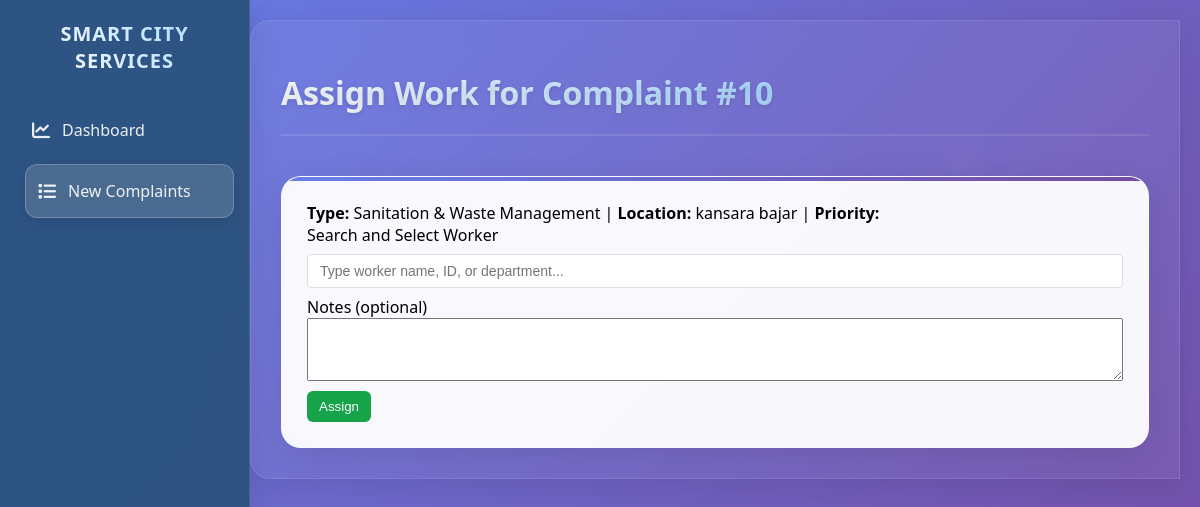
/adminpanel/assign-work/10/, run on the app's committed database.
### services/models.py (models this page shows, shortened)
class complaint(models.Model):
    class Status(models.TextChoices):
        NEW = 'NEW', 'New'
        ACTIVE = 'ACTIVE', 'Active'
        RESOLVED = 'RESOLVED', 'Resolved'
    user = models.ForeignKey(registration, on_delete=models.CASCADE, null=True, blank=True)
    location = models.CharField(max_length=50)
    comType = models.TextField()
    description = models.TextField(max_length=100)
    image = models.ImageField(upload_to='complaint_image/')
    datetime = models.DateTimeField(auto_now_add=True)
    is_seen = models.BooleanField(default=False)
    status = models.CharField(max_length=10, choices=Status.choices, default=Status.NEW)

### adminpanel/views.py (the view, shortened to what this page needs)
# urls.py: path('assign-work/<int:complaint_id>/', assign_work, name='assign_work'),
def assign_work(request, complaint_id):
    comp = get_object_or_404(complaint, id=complaint_id)
    from workers.models import wregistration
    all_workers = wregistration.objects.all().order_by('name')
    workers = wregistration.objects.filter(department__iexact=comp.comType)
    return render(request, 'assign_work.html', {'complaint': comp, 'workers': workers, 'all_workers': all_workers})

### adminpanel/templates/assign_work.html (shortened to what this page needs)
{% load static %}
<!DOCTYPE html>
<html lang="en">
<head>
  <link rel="stylesheet" href="{% static 'CSS/dashboard.css' %}" />
  <link href="https://cdnjs.cloudflare.com/ajax/libs/font-awesome/6.4.0/css/all.min.css" rel="stylesheet" />
</head>
<body>
  <div class="container">
    <aside class="sidebar" id="sidebar">
      <h2>SMART CITY SERVICES</h2>
      <nav>
        <a href="{% url 'dashboard' %}"><i class="fas fa-chart-line"></i> Dashboard</a>
        <a href="{% url 'new_complaints' %}" class="active"><i class="fas fa-list"></i> New Complaints</a>
      </nav>
    </aside>
    <main class="dashboard">
      <header>
        <h1>Assign Work for Complaint #{{ complaint.id }}</h1>
      </header>
      <section class="charts">
        <div class="chart">
          <p><strong>Type:</strong> {{ complaint.comType }} | <strong>Location:</strong> {{ complaint.location }} | <strong>Priority:</strong> {{ complaint.priority }}</p>
          <form method="post">
            <label for="worker_search">Search and Select Worker</label>
            <div class="worker-search-container">
              <input type="text" id="worker_search" class="worker-search-input" placeholder="Type worker name, ID, or department..." autocomplete="off">
            </div>
            <label for="notes">Notes (optional)</label>
            <textarea name="notes" id="notes" rows="3" style="display:block; width:100%; padding:8px;"></textarea>
            <button type="submit" style="margin-top:10px; padding:8px 12px; background:#16a34a; color:#fff; border:none; border-radius:6px;">Assign</button>
          </form>
        </div>
      </section>
    </main>
  </div>
</body>
</html>

### adminpanel/static/CSS/dashboard.css (style rules this page uses)
* { margin: 0; padding: 0; box-sizing: border-box; }
body { margin: 0; font-family: 'Segoe UI', Tahoma, Geneva, Verdana, sans-serif; background: linear-gradient(135deg, #667eea 0%, #764ba2 100%); min-height: 100vh; position: relative; overflow-x: hidden; }
body::before { content: ''; position: fixed; top: 0; left: 0; width: 100%; height: 100%; animation: float 20s linear infinite; pointer-events: none; z-index: -1; }
.container { display: flex; position: relative; z-index: 1; }
.sidebar { width: 250px; background: rgba(44, 83, 126, 0.95); backdrop-filter: blur(20px); border-right: 1px solid rgba(255, 255, 255, 0.1); color: white; padding: 20px; height: 100vh; position: fixed; top: 0; left: 0; bottom: 0; transition: all 0.4s cubic-bezier(0.4, 0, 0.2, 1); z-index: 999; box-shadow: 0 8px 32px rgba(0, 0, 0, 0.1); }
.sidebar h2 { font-size: 20px; margin-bottom: 30px; text-align: center; background: linear-gradient(45deg, #fff, #a8d8ff); -webkit-background-clip: text; -webkit-text-fill-color: transparent; background-clip: text; font-weight: 700; letter-spacing: 1px; }
.sidebar nav a { display: flex; align-items: center; padding: 15px 12px; color: rgba(255, 255, 255, 0.9); text-decoration: none; font-size: 16px; border-radius: 12px; margin-bottom: 8px; transition: all 0.3s cubic-bezier(0.4, 0, 0.2, 1); position: relative; overflow: hidden; }
.sidebar nav a::before { content: ''; position: absolute; top: 0; left: -100%; width: 100%; height: 100%; background: linear-gradient(90deg, transparent, rgba(255, 255, 255, 0.1), transparent); transition: left 0.5s; }
.sidebar nav a i { margin-right: 12px; font-size: 18px; transition: transform 0.3s ease; }
.sidebar nav a.active, .sidebar nav a:hover { background: rgba(255, 255, 255, 0.15); backdrop-filter: blur(10px); border: 1px solid rgba(255, 255, 255, 0.2); transform: translateX(5px); box-shadow: 0 4px 15px rgba(0, 0, 0, 0.1); }
.dashboard { flex-grow: 1; padding: 30px; margin-left: 250px; width: 100%; transition: all 0.4s cubic-bezier(0.4, 0, 0.2, 1); background: rgba(255, 255, 255, 0.05); backdrop-filter: blur(10px); border-radius: 20px 0 0 20px; margin-top: 20px; margin-right: 20px; margin-bottom: 20px; box-shadow: 0 8px 32px rgba(0, 0, 0, 0.1); border: 1px solid rgba(255, 255, 255, 0.1); }
header { display: flex; justify-content: space-between; align-items: center; margin-bottom: 30px; padding: 20px 0; border-bottom: 2px solid rgba(255, 255, 255, 0.1); }
header h1 { font-size: 32px; background: linear-gradient(45deg, #fff, #a8d8ff); -webkit-background-clip: text; -webkit-text-fill-color: transparent; background-clip: text; font-weight: 700; text-shadow: 0 2px 4px rgba(0, 0, 0, 0.1); }
.charts { display: grid; grid-template-columns: repeat(auto-fit, minmax(350px, 1fr)); gap: 30px; margin-top: 40px; }
.chart { background: rgba(255, 255, 255, 0.95); backdrop-filter: blur(20px); border-radius: 20px; padding: 25px; box-shadow: 0 8px 32px rgba(0, 0, 0, 0.1); border: 1px solid rgba(255, 255, 255, 0.2); transition: all 0.4s cubic-bezier(0.4, 0, 0.2, 1); position: relative; overflow: hidden; }
.chart::before { content: ''; position: absolute; top: 0; left: 0; right: 0; height: 4px; background: linear-gradient(90deg, #667eea, #764ba2); }
.chart { animation: fadeInUp 0.8s ease-out; }
.chart:nth-child(1) { animation-delay: 0.1s; }

### adminpanel/templates/assign_work.html (style rules this page uses)
.worker-search-container { position: relative; margin: 8px 0; }
.worker-search-input { width: 100%; padding: 8px 12px; border: 1px solid #ddd; border-radius: 4px; font-size: 14px; }

### data on the page
complaint: id "10", comType "Sanitation & Waste Management", location "kansara bajar"
